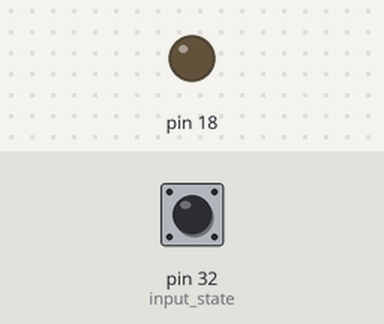
Simulated run of this program. Board: Raspberry Pi (header pin numbers). Parts: output pins drawn as LEDs (lit = HIGH). The test bench sets the inputs (shaded band); at power-on: pin 32 (input_state) HIGH. What the program prints to the terminal is not drawn.

Above: at 1.2 s.
1.3 s: pin 32 (input_state) pulled LOW for 0.15 s
At 1.37 s:
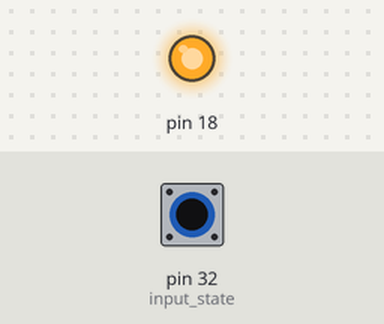
2.9 s: pin 32 (input_state) pulled LOW for 3.2 s
At 6.9 s:
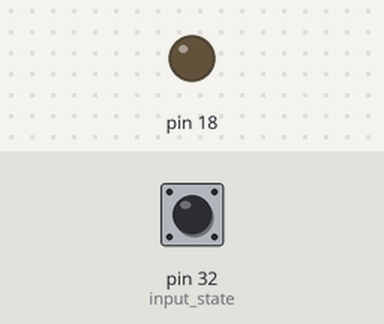
Timing chart, 0 to 8.4 s (numbered marks = the images above; inputs shaded):
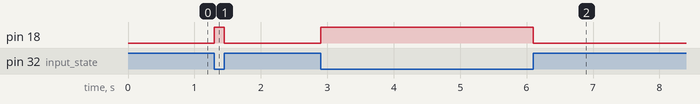

Measured:
- after the input at 1.3 s, pin 18: LOW → HIGH at once, → LOW 0.15 s later
- after the input at 2.9 s, pin 18: LOW → HIGH at once, → LOW 3.2 s later

The program:

BUTTON.py
```python
import RPi.GPIO as A
A.setwarnings(False)
A.setmode(A.BOARD)
A.setup(18,A.OUT)
A.setup(32,A.IN,pull_up_down = A.PUD_UP)
while (True):
    input_state=A.input(32)
    if(input_state==0):
        A.output(18,1)
        print('LED ON')
    else:
        A.output(18,0)
        print('LED OFF')
    
```
